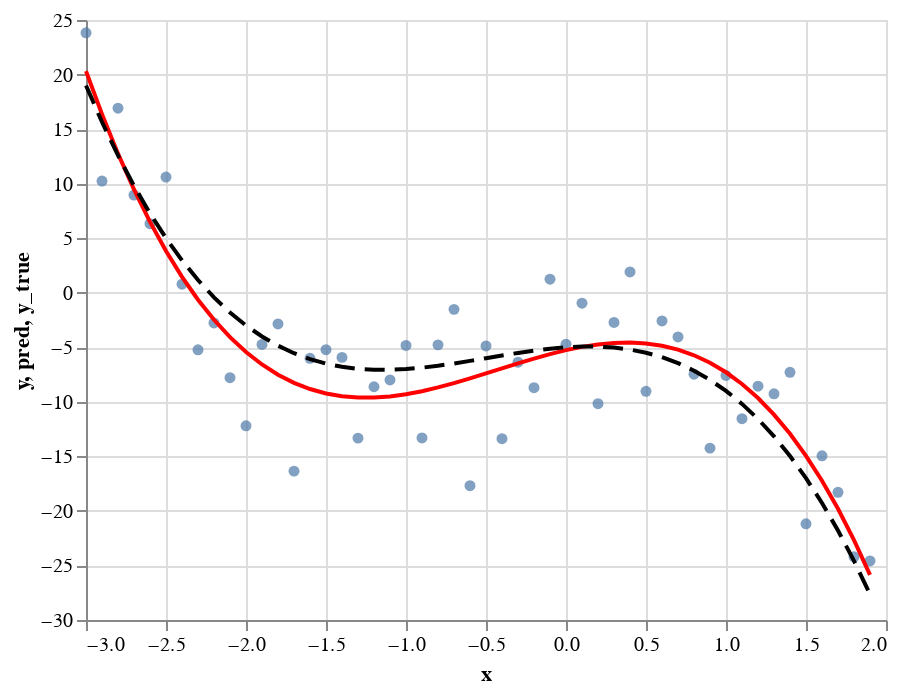

This figure's notebook cell:
### Markdown cell above
* Layer these plots on top of the above scatter plot `c1`.

Notice how similar our two polynomial curves are.  If we had used more data points or less standard deviation for our random noise, we would expect the curves to be even closer to each other.

### Code cell
c1+c2+c3

### Figure 1 — Vega-Lite specification as saved in the notebook (floating-point values rounded to 4 significant figures)
{"config": {"view": {"continuousWidth": 400, "continuousHeight": 300}}, "layer": [{"mark": "circle", "encoding": {"x": {"field": "x", "type": "quantitative"}, "y": {"field": "y", "type": "quantitative"}}}, {"mark": {"type": "line", "color": "red"}, "encoding": {"x": {"field": "x", "type": "quantitative"}, "y": {"field": "pred", "type": "quantitative"}}}, {"mark": {"type": "line", "color": "black", "strokeDash": [10, 5]}, "encoding": {"x": {"field": "x", "type": "quantitative"}, "y": {"field": "y_true", "type": "quantitative"}}}], "data": {"name": "data-ccbf1185dae428a433a7e5c5a6c44e59"}, "$schema": "https://vega.github.io/schema/vega-lite/v4.17.0.json", "datasets": {"data-ccbf1185dae428a433a7e5c5a6c44e59": [{"x": -3.0, "y_true": 19.0, "y": 23.82, "pred": 20.32}, {"x": -2.9, "y_true": 15.65, "y": 10.24, "pred": 16.36}, {"x": -2.8, "y_true": 12.58, "y": 16.92, "pred": 12.75}, {"x": -2.7, "y_true": 9.796, "y": 8.955, "pred": 9.462}, {"x": -2.6, "y_true": 7.272, "y": 6.324, "pred": 6.495}, {"x": -2.5, "y_true": 5.0, "y": 10.6, "pred": 3.832}, {"x": -2.4, "y_true": 2.968, "y": 0.7841, "pred": 1.457}, {"x": -2.3, "y_true": 1.164, "y": -5.234, "pred": -0.6438}, {"x": -2.2, "y_true": -0.424, "y": -2.771, "pred": -2.483}, {"x": -2.1, "y_true": -1.808, "y": -7.792, "pred": -4.076}, {"x": -2.0, "y_true": -3.0, "y": -12.2, "pred": -5.436}, {"x": -1.9, "y_true": -4.012, "y": -4.74, "pred": -6.577}, {"x": -1.8, "y_true": -4.856, "y": -2.865, "pred": -7.513}, {"x": -1.7, "y_true": -5.544, "y": -16.35, "pred": -8.258}, {"x": -1.6, "y_true": -6.088, "y": -6.016, "pred": -8.827}, {"x": -1.5, "y_true": -6.5, "y": -5.224, "pred": -9.232}, {"x": -1.4, "y_true": -6.792, "y": -5.926, "pred": -9.489}, {"x": -1.3, "y_true": -6.976, "y": -13.33, "pred": -9.61}, {"x": -1.2, "y_true": -7.064, "y": -8.619, "pred": -9.61}, {"x": -1.1, "y_true": -7.068, "y": -7.999, "pred": -9.504}, {"x": -1.0, "y_true": -7.0, "y": -4.835, "pred": -9.304}, {"x": -0.9, "y_true": -6.872, "y": -13.31, "pred": -9.025}, {"x": -0.8, "y_true": -6.696, "y": -4.779, "pred": -8.681}, {"x": -0.7, "y_true": -6.484, "y": -1.525, "pred": -8.286}, {"x": -0.6, "y_true": -6.248, "y": -17.69, "pred": -7.854}, {"x": -0.5, "y_true": -6.0, "y": -4.88, "pred": -7.399}, {"x": -0.4, "y_true": -5.752, "y": -13.39, "pred": -6.934}, {"x": -0.3, "y_true": -5.516, "y": -6.368, "pred": -6.475}, {"x": -0.2, "y_true": -5.304, "y": -8.705, "pred": -6.034}, {"x": -0.1, "y_true": -5.128, "y": 1.24, "pred": -5.625}, {"x": 2.665e-15, "y_true": -5.0, "y": -4.714, "pred": -5.264}, {"x": 0.1, "y_true": -4.932, "y": -0.9556, "pred": -4.963}, {"x": 0.2, "y_true": -4.936, "y": -10.17, "pred": -4.737}, {"x": 0.3, "y_true": -5.024, "y": -2.721, "pred": -4.599}, {"x": 0.4, "y_true": -5.208, "y": 1.904, "pred": -4.564}, {"x": 0.5, "y_true": -5.5, "y": -9.036, "pred": -4.646}, {"x": 0.6, "y_true": -5.912, "y": -2.583, "pred": -4.858}, {"x": 0.7, "y_true": -6.456, "y": -4.049, "pred": -5.215}, {"x": 0.8, "y_true": -7.144, "y": -7.467, "pred": -5.731}, {"x": 0.9, "y_true": -7.988, "y": -14.25, "pred": -6.418}, {"x": 1.0, "y_true": -9.0, "y": -7.584, "pred": -7.293}, {"x": 1.1, "y_true": -10.19, "y": -11.54, "pred": -8.367}, {"x": 1.2, "y_true": -11.58, "y": -8.566, "pred": -9.657}, {"x": 1.3, "y_true": -13.16, "y": -9.27, "pred": -11.17}, {"x": 1.4, "y_true": -14.97, "y": -7.295, "pred": -12.93}, {"x": 1.5, "y_true": -17.0, "y": -21.18, "pred": -14.95}, {"x": 1.6, "y_true": -19.27, "y": -14.95, "pred": -17.24}, {"x": 1.7, "y_true": -21.8, "y": -18.29, "pred": -19.81}, {"x": 1.8, "y_true": -24.58, "y": -24.21, "pred": -22.68}, {"x": 1.9, "y_true": -27.65, "y": -24.59, "pred": -25.86}]}}
